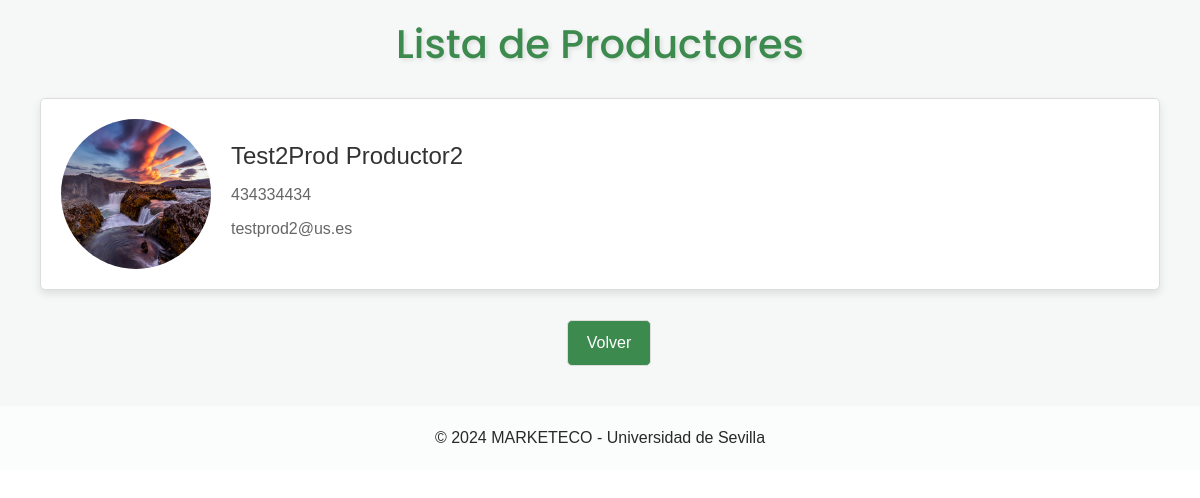
The app's page /usuarios/productores/ (signed in) with its own data.
### Apps/Usuarios/models.py (models this page shows)
class Consumidor(AbstractUser):
    username = models.CharField('Username', blank=True, max_length=50)
    email = models.EmailField('Correo electrónico', unique=True, max_length=100)
    nombre = models.CharField('Nombre', max_length=254, blank=True, null=True)
    apellidos = models.CharField('Apellidos', max_length=254, blank=True, null=True)
    direccion = models.CharField('Direccion', max_length=255, blank=True, null=True)
    telefono = models.CharField('Teléfono', max_length=20, blank=True, null=True)
    fecha_alta = models.DateTimeField('Fecha de Alta', auto_now_add=True)
    photo = models.ImageField('Imagen de Perfil', upload_to='Usuarios/perfiles/', blank=True, null=True)
    photo_url = models.URLField('URL de Imagen de Perfil', blank=True, null=True)
    is_productor = models.BooleanField(default=False)
    is_active = models.BooleanField(default=True)
    is_staff = models.BooleanField(default=False)
    is_superuser = models.BooleanField(default=False)
    USERNAME_FIELD = 'email'
    REQUIRED_FIELDS = []
    objects = CustomUserManager()
    class Meta:
        verbose_name_plural = "Consumidores"

### Apps/Usuarios/views.py (the view)
# urls.py: path('usuarios/productores/', usuarios_views.muestra_productores, name='productores'),
@login_required
def muestra_productores(request):
    productores = Productor.objects.all()
    productores_data = []
    for productor in productores:
        productores_data.append({
            'id': productor.id,
            'email': productor.email,
            'nombre': productor.nombre,
            'apellidos': productor.apellidos,
            'telefono': productor.telefono,
            'imagen': productor.photo
        })
    return render(request, 'muestra_productores.html', {'productores': productores_data})

### Apps/Usuarios/templates/muestra_productores.html (shortened to what this page needs)
<!DOCTYPE html>
<html lang="en">
<head>
    <link rel="stylesheet" href="https://cdnjs.cloudflare.com/ajax/libs/OwlCarousel2/2.1.3/assets/owl.carousel.min.css">
    <link rel="stylesheet" href="/../static/css/bootstrap.css">
    <link href="/../static/css/style.css" rel="stylesheet">
    <link href="/../static/css/responsive.css" rel="stylesheet">
</head>
<body>
    <div class="productor-container">
        <h2>Lista de Productores</h2>
        <div class="productor-grid">
            {% if productores %}
                {% for productor in productores %}
                    <a class="productor-item" href="#" onclick="redirectToProductos('{{ productor.email }}')">
                        <img src="/Usuarios/perfiles/{{ productor.imagen }}" alt="{{ productor.nombre }} {{ productor.apellidos }}" style="width: 150px; height: 150px; border-radius: 50%;">
                        <div class="productor-info">
                            <h3>{{ productor.nombre }} {{ productor.apellidos }}</h3>
                            <p>{{ productor.telefono }}</p>
                            <p>{{ productor.email }}</p>
                        </div>
                    </a>
                {% endfor %}
            {% else %}
                <p>No hay productores disponibles.</p>
            {% endif %}
        </div>
        <div>
            <a href="/" class="btn">Volver</a>
        </div>
    </div>
    <section class="container-fluid footer_section">
        <p>&copy; 2024 MARKETECO - Universidad de Sevilla</p>
    </section>
</body>
</html>

### static/css/style.css (style rules this page uses)
body { font-family: "Poppins", sans-serif; color: #0c0c0c; background-color: #ffffff; }
a, a:hover, a:focus { text-decoration: none; }
.btn, .btn:focus { outline: none !important; -webkit-box-shadow: none; box-shadow: none; }
.footer_section { background-color: #fbfdfd; padding: 20px; font-weight: 500; }
.footer_section p { color: #292929; margin: 0; text-align: center; }

### Apps/Usuarios/templates/muestra_productores.html (style rules this page uses)
body, html { height: 100%; margin: 0; font-family: Arial, sans-serif; }
.productor-container { background-color: #f6f8f7; padding: 20px; display: flex; flex-direction: column; align-items: center; }
.productor-grid { display: flex; flex-wrap: wrap; justify-content: center; width: 100%; }
.productor-item { background-color: #ffffff; border: 1px solid #ddd; width: calc(100% - 40px); border-radius: 5px; overflow: hidden; text-align: left; margin: 10px; padding: 20px; box-shadow: 0 4px 8px rgba(0,0,0,0.1); display: flex; gap: 20px; transition: transform 0.3s ease; }
.productor-item img { width: 150px; height: 150px; border-radius: 50%; overflow: hidden; }
.productor-info { display: flex; flex-direction: column; justify-content: center; }
.productor-info h3 { margin-top: 0; font-size: 24px; color: #333; }
.productor-info p { margin: 5px 0; color: #666; }
.btn { width: calc(100% - 22px); padding: 10px; margin: 20px; border: 1px solid #ddd; border-radius: 5px; box-sizing: border-box; background-color: #3d8a4f; color: #ffffff; cursor: pointer; transition: background-color 0.3s ease; }
h2 { font-size: 2.5em; color: #3d8a4f; margin-bottom: 20px; font-family: 'Poppins', sans-serif; text-shadow: 2px 2px 4px rgba(0, 0, 0, 0.1); }

### records on screen
Consumidor: imagen (picture), nombre "Test2Prod", apellidos "Productor2", telefono "434334434", email "testprod2@us.es"
